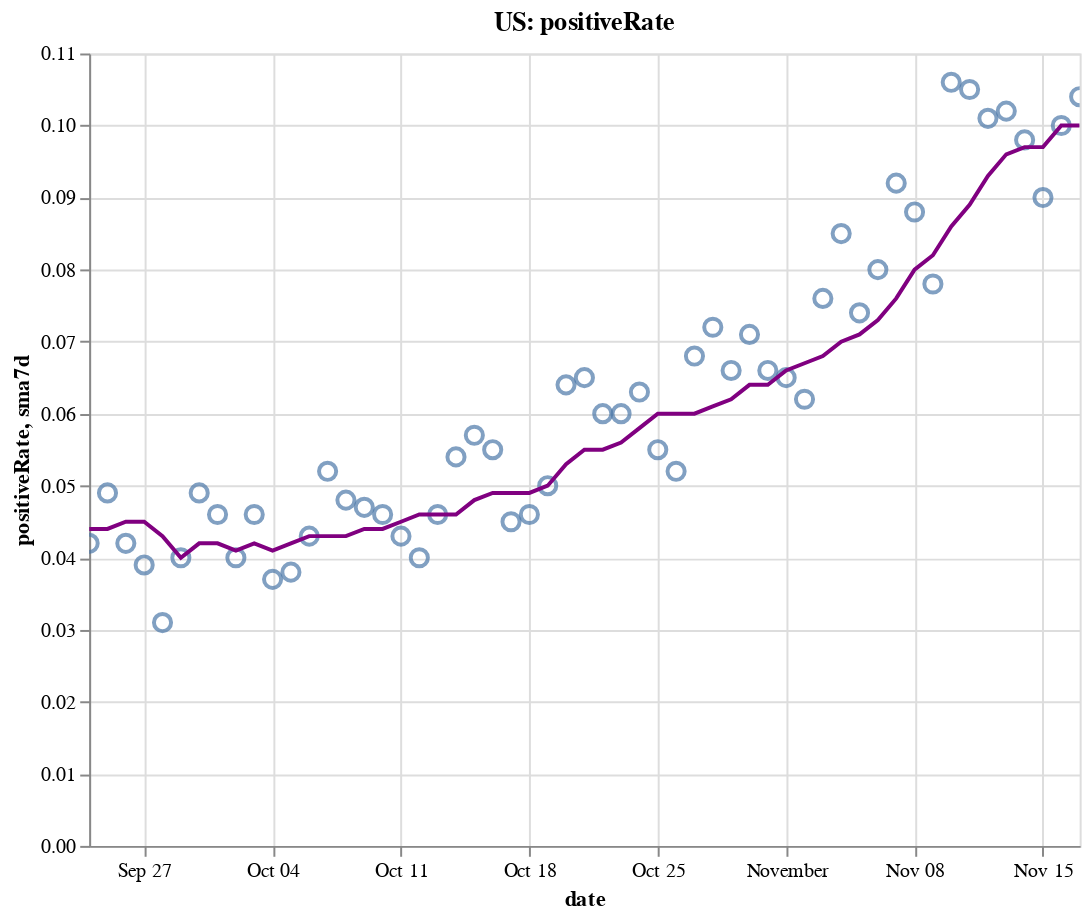

Notebook code cell kept with this figure:
### Code cell
create_plot(us, 'positiveRate')

### Figure 1 — Vega-Lite specification as saved in the notebook (floating-point values rounded to 4 significant figures)
{"config": {"view": {"continuousWidth": 400, "continuousHeight": 300}}, "layer": [{"layer": [{"mark": {"type": "point", "size": 75}, "encoding": {"tooltip": [{"type": "temporal", "field": "date"}, {"type": "quantitative", "field": "positiveRate"}, {"type": "quantitative", "field": "sma7d"}], "x": {"type": "temporal", "field": "date"}, "y": {"type": "quantitative", "field": "positiveRate"}}, "selection": {"selector004": {"type": "interval", "bind": "scales", "encodings": ["x", "y"]}}}, {"mark": {"type": "line", "color": "purple"}, "encoding": {"x": {"type": "temporal", "field": "date"}, "y": {"type": "quantitative", "field": "sma7d"}}}]}, {"mark": {"type": "rule", "color": "#aaa"}, "encoding": {"x": {"type": "temporal", "field": "date"}}, "transform": [{"filter": {"selection": "selector003"}}]}, {"mark": "circle", "encoding": {"opacity": {"condition": {"value": 1, "selection": "selector003"}, "value": 0}, "tooltip": [{"type": "temporal", "field": "date"}, {"type": "quantitative", "field": "positiveRate"}, {"type": "quantitative", "field": "sma7d"}], "x": {"type": "temporal", "field": "date"}, "y": {"type": "quantitative", "field": "positiveRate"}}, "selection": {"selector003": {"type": "single", "encodings": ["x"], "on": "mouseover", "nearest": true, "empty": "none"}}}, {"mark": {"type": "text", "align": "left", "dx": 5, "dy": -5, "stroke": "white", "strokeWidth": 2}, "encoding": {"text": {"type": "quantitative", "field": "positiveRate"}, "tooltip": [{"type": "temporal", "field": "date"}, {"type": "quantitative", "field": "positiveRate"}, {"type": "quantitative", "field": "sma7d"}], "x": {"type": "temporal", "field": "date"}, "y": {"type": "quantitative", "field": "positiveRate"}}, "transform": [{"filter": {"selection": "selector003"}}]}, {"mark": {"type": "text", "align": "left", "dx": 5, "dy": -5}, "encoding": {"text": {"type": "quantitative", "field": "positiveRate"}, "tooltip": [{"type": "temporal", "field": "date"}, {"type": "quantitative", "field": "positiveRate"}, {"type": "quantitative", "field": "sma7d"}], "x": {"type": "temporal", "field": "date"}, "y": {"type": "quantitative", "field": "positiveRate"}}, "transform": [{"filter": {"selection": "selector003"}}]}], "data": {"name": "data-8c388b86db3c6b0626266875b5937c9e"}, "height": 400, "title": "US: positiveRate", "width": 500, "$schema": "https://vega.github.io/schema/vega-lite/v4.8.1.json", "datasets": {"data-8c388b86db3c6b0626266875b5937c9e": [{"date": "2020-09-24T00:00:00", "totalTestResultsIncrease": 1038000.0, "positiveIncrease": 43370.0, "death": 194800.0, "deathIncrease": 921.0, "positiveRate": 0.042, "state": "US", "sma7d": 0.044}, {"date": "2020-09-25T00:00:00", "totalTestResultsIncrease": 1112000.0, "positiveIncrease": 55000.0, "death": 195700.0, "deathIncrease": 844.0, "positiveRate": 0.049, "state": "US", "sma7d": 0.044}, {"date": "2020-09-26T00:00:00", "totalTestResultsIncrease": 1123000.0, "positiveIncrease": 47590.0, "death": 196600.0, "deathIncrease": 869.0, "positiveRate": 0.042, "state": "US", "sma7d": 0.045}, {"date": "2020-09-27T00:00:00", "totalTestResultsIncrease": 905600.0, "positiveIncrease": 35060.0, "death": 196900.0, "deathIncrease": 307.0, "positiveRate": 0.039, "state": "US", "sma7d": 0.045}, {"date": "2020-09-28T00:00:00", "totalTestResultsIncrease": 1164000.0, "positiveIncrease": 36050.0, "death": 197100.0, "deathIncrease": 257.0, "positiveRate": 0.031, "state": "US", "sma7d": 0.043}, {"date": "2020-09-29T00:00:00", "totalTestResultsIncrease": 914100.0, "positiveIncrease": 36290.0, "death": 197900.0, "deathIncrease": 739.0, "positiveRate": 0.04, "state": "US", "sma7d": 0.04}, {"date": "2020-09-30T00:00:00", "totalTestResultsIncrease": 904400.0, "positiveIncrease": 44260.0, "death": 198900.0, "deathIncrease": 1061.0, "positiveRate": 0.049, "state": "US", "sma7d": 0.042}, {"date": "2020-10-01T00:00:00", "totalTestResultsIncrease": 998200.0, "positiveIncrease": 45490.0, "death": 199800.0, "deathIncrease": 851.0, "positiveRate": 0.046, "state": "US", "sma7d": 0.042}, {"date": "2020-10-02T00:00:00", "totalTestResultsIncrease": 1242000.0, "positiveIncrease": 49150.0, "death": 200600.0, "deathIncrease": 835.0, "positiveRate": 0.04, "state": "US", "sma7d": 0.041}, {"date": "2020-10-03T00:00:00", "totalTestResultsIncrease": 1100000.0, "positiveIncrease": 51000.0, "death": 201400.0, "deathIncrease": 741.0, "positiveRate": 0.046, "state": "US", "sma7d": 0.042}, {"date": "2020-10-04T00:00:00", "totalTestResultsIncrease": 1029000.0, "positiveIncrease": 38240.0, "death": 201700.0, "deathIncrease": 363.0, "positiveRate": 0.037, "state": "US", "sma7d": 0.041}, {"date": "2020-10-05T00:00:00", "totalTestResultsIncrease": 990500.0, "positiveIncrease": 37840.0, "death": 202000.0, "deathIncrease": 326.0, "positiveRate": 0.038, "state": "US", "sma7d": 0.042}, {"date": "2020-10-06T00:00:00", "totalTestResultsIncrease": 907000.0, "positiveIncrease": 38560.0, "death": 202700.0, "deathIncrease": 634.0, "positiveRate": 0.043, "state": "US", "sma7d": 0.043}, {"date": "2020-10-07T00:00:00", "totalTestResultsIncrease": 973500.0, "positiveIncrease": 50400.0, "death": 203600.0, "deathIncrease": 916.0, "positiveRate": 0.052, "state": "US", "sma7d": 0.043}, {"date": "2020-10-08T00:00:00", "totalTestResultsIncrease": 1149000.0, "positiveIncrease": 55120.0, "death": 204600.0, "deathIncrease": 986.0, "positiveRate": 0.048, "state": "US", "sma7d": 0.043}, {"date": "2020-10-09T00:00:00", "totalTestResultsIncrease": 1201000.0, "positiveIncrease": 56730.0, "death": 205500.0, "deathIncrease": 893.0, "positiveRate": 0.047, "state": "US", "sma7d": 0.044}, {"date": "2020-10-10T00:00:00", "totalTestResultsIncrease": 1247000.0, "positiveIncrease": 57230.0, "death": 206100.0, "deathIncrease": 665.0, "positiveRate": 0.046, "state": "US", "sma7d": 0.044}, {"date": "2020-10-11T00:00:00", "totalTestResultsIncrease": 1083000.0, "positiveIncrease": 46690.0, "death": 206600.0, "deathIncrease": 466.0, "positiveRate": 0.043, "state": "US", "sma7d": 0.045}, {"date": "2020-10-12T00:00:00", "totalTestResultsIncrease": 1064000.0, "positiveIncrease": 42770.0, "death": 206900.0, "deathIncrease": 287.0, "positiveRate": 0.04, "state": "US", "sma7d": 0.046}, {"date": "2020-10-13T00:00:00", "totalTestResultsIncrease": 1041000.0, "positiveIncrease": 48150.0, "death": 207600.0, "deathIncrease": 690.0, "positiveRate": 0.046, "state": "US", "sma7d": 0.046}, {"date": "2020-10-14T00:00:00", "totalTestResultsIncrease": 1041000.0, "positiveIncrease": 56250.0, "death": 208400.0, "deathIncrease": 811.0, "positiveRate": 0.054, "state": "US", "sma7d": 0.046}, {"date": "2020-10-15T00:00:00", "totalTestResultsIncrease": 1102000.0, "positiveIncrease": 62850.0, "death": 209300.0, "deathIncrease": 951.0, "positiveRate": 0.057, "state": "US", "sma7d": 0.048}, {"date": "2020-10-16T00:00:00", "totalTestResultsIncrease": 1230000.0, "positiveIncrease": 67930.0, "death": 210200.0, "deathIncrease": 877.0, "positiveRate": 0.055, "state": "US", "sma7d": 0.049}, {"date": "2020-10-17T00:00:00", "totalTestResultsIncrease": 1295000.0, "positiveIncrease": 57740.0, "death": 211000.0, "deathIncrease": 780.0, "positiveRate": 0.045, "state": "US", "sma7d": 0.049}, {"date": "2020-10-18T00:00:00", "totalTestResultsIncrease": 1056000.0, "positiveIncrease": 48620.0, "death": 211400.0, "deathIncrease": 393.0, "positiveRate": 0.046, "state": "US", "sma7d": 0.049}, {"date": "2020-10-19T00:00:00", "totalTestResultsIncrease": 1131000.0, "positiveIncrease": 56900.0, "death": 211800.0, "deathIncrease": 456.0, "positiveRate": 0.05, "state": "US", "sma7d": 0.05}, {"date": "2020-10-20T00:00:00", "totalTestResultsIncrease": 948700.0, "positiveIncrease": 60330.0, "death": 212700.0, "deathIncrease": 832.0, "positiveRate": 0.064, "state": "US", "sma7d": 0.053}, {"date": "2020-10-21T00:00:00", "totalTestResultsIncrease": 939500.0, "positiveIncrease": 60670.0, "death": 213700.0, "deathIncrease": 1024.0, "positiveRate": 0.065, "state": "US", "sma7d": 0.055}, {"date": "2020-10-22T00:00:00", "totalTestResultsIncrease": 1219000.0, "positiveIncrease": 72890.0, "death": 214800.0, "deathIncrease": 1143.0, "positiveRate": 0.06, "state": "US", "sma7d": 0.055}, {"date": "2020-10-23T00:00:00", "totalTestResultsIncrease": 1379000.0, "positiveIncrease": 82230.0, "death": 215800.0, "deathIncrease": 917.0, "positiveRate": 0.06, "state": "US", "sma7d": 0.056}, {"date": "2020-10-24T00:00:00", "totalTestResultsIncrease": 1321000.0, "positiveIncrease": 82730.0, "death": 216700.0, "deathIncrease": 890.0, "positiveRate": 0.063, "state": "US", "sma7d": 0.058}, {"date": "2020-10-25T00:00:00", "totalTestResultsIncrease": 1191000.0, "positiveIncrease": 65080.0, "death": 217000.0, "deathIncrease": 377.0, "positiveRate": 0.055, "state": "US", "sma7d": 0.06}, {"date": "2020-10-26T00:00:00", "totalTestResultsIncrease": 1201000.0, "positiveIncrease": 62100.0, "death": 217400.0, "deathIncrease": 389.0, "positiveRate": 0.052, "state": "US", "sma7d": 0.06}, {"date": "2020-10-27T00:00:00", "totalTestResultsIncrease": 1081000.0, "positiveIncrease": 73000.0, "death": 218300.0, "deathIncrease": 931.0, "positiveRate": 0.068, "state": "US", "sma7d": 0.06}, {"date": "2020-10-28T00:00:00", "totalTestResultsIncrease": 1086000.0, "positiveIncrease": 78630.0, "death": 219400.0, "deathIncrease": 1025.0, "positiveRate": 0.072, "state": "US", "sma7d": 0.061}, {"date": "2020-10-29T00:00:00", "totalTestResultsIncrease": 1325000.0, "positiveIncrease": 87980.0, "death": 220400.0, "deathIncrease": 1049.0, "positiveRate": 0.066, "state": "US", "sma7d": 0.062}, {"date": "2020-10-30T00:00:00", "totalTestResultsIncrease": 1362000.0, "positiveIncrease": 96700.0, "death": 221400.0, "deathIncrease": 933.0, "positiveRate": 0.071, "state": "US", "sma7d": 0.064}, {"date": "2020-10-31T00:00:00", "totalTestResultsIncrease": 1374000.0, "positiveIncrease": 90500.0, "death": 222300.0, "deathIncrease": 963.0, "positiveRate": 0.066, "state": "US", "sma7d": 0.064}, {"date": "2020-11-01T00:00:00", "totalTestResultsIncrease": 1140000.0, "positiveIncrease": 74050.0, "death": 222700.0, "deathIncrease": 391.0, "positiveRate": 0.065, "state": "US", "sma7d": 0.066}, {"date": "2020-11-02T00:00:00", "totalTestResultsIncrease": 1328000.0, "positiveIncrease": 82240.0, "death": 223200.0, "deathIncrease": 476.0, "positiveRate": 0.062, "state": "US", "sma7d": 0.067}, {"date": "2020-11-03T00:00:00", "totalTestResultsIncrease": 1126000.0, "positiveIncrease": 86070.0, "death": 224700.0, "deathIncrease": 1529.0, "positiveRate": 0.076, "state": "US", "sma7d": 0.068}, {"date": "2020-11-04T00:00:00", "totalTestResultsIncrease": 1207000.0, "positiveIncrease": 103100.0, "death": 225800.0, "deathIncrease": 1116.0, "positiveRate": 0.085, "state": "US", "sma7d": 0.07}, {"date": "2020-11-05T00:00:00", "totalTestResultsIncrease": 1564000.0, "positiveIncrease": 116200.0, "death": 227000.0, "deathIncrease": 1124.0, "positiveRate": 0.074, "state": "US", "sma7d": 0.071}, {"date": "2020-11-06T00:00:00", "totalTestResultsIncrease": 1562000.0, "positiveIncrease": 125200.0, "death": 228100.0, "deathIncrease": 1186.0, "positiveRate": 0.08, "state": "US", "sma7d": 0.073}, {"date": "2020-11-07T00:00:00", "totalTestResultsIncrease": 1406000.0, "positiveIncrease": 129200.0, "death": 229200.0, "deathIncrease": 1104.0, "positiveRate": 0.092, "state": "US", "sma7d": 0.076}, {"date": "2020-11-08T00:00:00", "totalTestResultsIncrease": 1259000.0, "positiveIncrease": 110800.0, "death": 229700.0, "deathIncrease": 487.0, "positiveRate": 0.088, "state": "US", "sma7d": 0.08}, {"date": "2020-11-09T00:00:00", "totalTestResultsIncrease": 1519000.0, "positiveIncrease": 118700.0, "death": 230300.0, "deathIncrease": 580.0, "positiveRate": 0.078, "state": "US", "sma7d": 0.082}, {"date": "2020-11-10T00:00:00", "totalTestResultsIncrease": 1237000.0, "positiveIncrease": 131000.0, "death": 231700.0, "deathIncrease": 1347.0, "positiveRate": 0.106, "state": "US", "sma7d": 0.086}, {"date": "2020-11-11T00:00:00", "totalTestResultsIncrease": 1382000.0, "positiveIncrease": 144500.0, "death": 233200.0, "deathIncrease": 1565.0, "positiveRate": 0.105, "state": "US", "sma7d": 0.089}, {"date": "2020-11-12T00:00:00", "totalTestResultsIncrease": 1490000.0, "positiveIncrease": 150500.0, "death": 234300.0, "deathIncrease": 1104.0, "positiveRate": 0.101, "state": "US", "sma7d": 0.093}, {"date": "2020-11-13T00:00:00", "totalTestResultsIncrease": 1684000.0, "positiveIncrease": 171400.0, "death": 235600.0, "deathIncrease": 1304.0, "positiveRate": 0.102, "state": "US", "sma7d": 0.096}, {"date": "2020-11-14T00:00:00", "totalTestResultsIncrease": 1677000.0, "positiveIncrease": 164800.0, "death": 237000.0, "deathIncrease": 1324.0, "positiveRate": 0.098, "state": "US", "sma7d": 0.097}, {"date": "2020-11-15T00:00:00", "totalTestResultsIncrease": 1618000.0, "positiveIncrease": 145600.0, "death": 237600.0, "deathIncrease": 680.0, "positiveRate": 0.09, "state": "US", "sma7d": 0.097}, {"date": "2020-11-16T00:00:00", "totalTestResultsIncrease": 1479000.0, "positiveIncrease": 148500.0, "death": 238200.0, "deathIncrease": 581.0, "positiveRate": 0.1, "state": "US", "sma7d": 0.1}, {"date": "2020-11-17T00:00:00", "totalTestResultsIncrease": 1495000.0, "positiveIncrease": 155200.0, "death": 239700.0, "deathIncrease": 1565.0, "positiveRate": 0.104, "state": "US", "sma7d": 0.1}]}}
